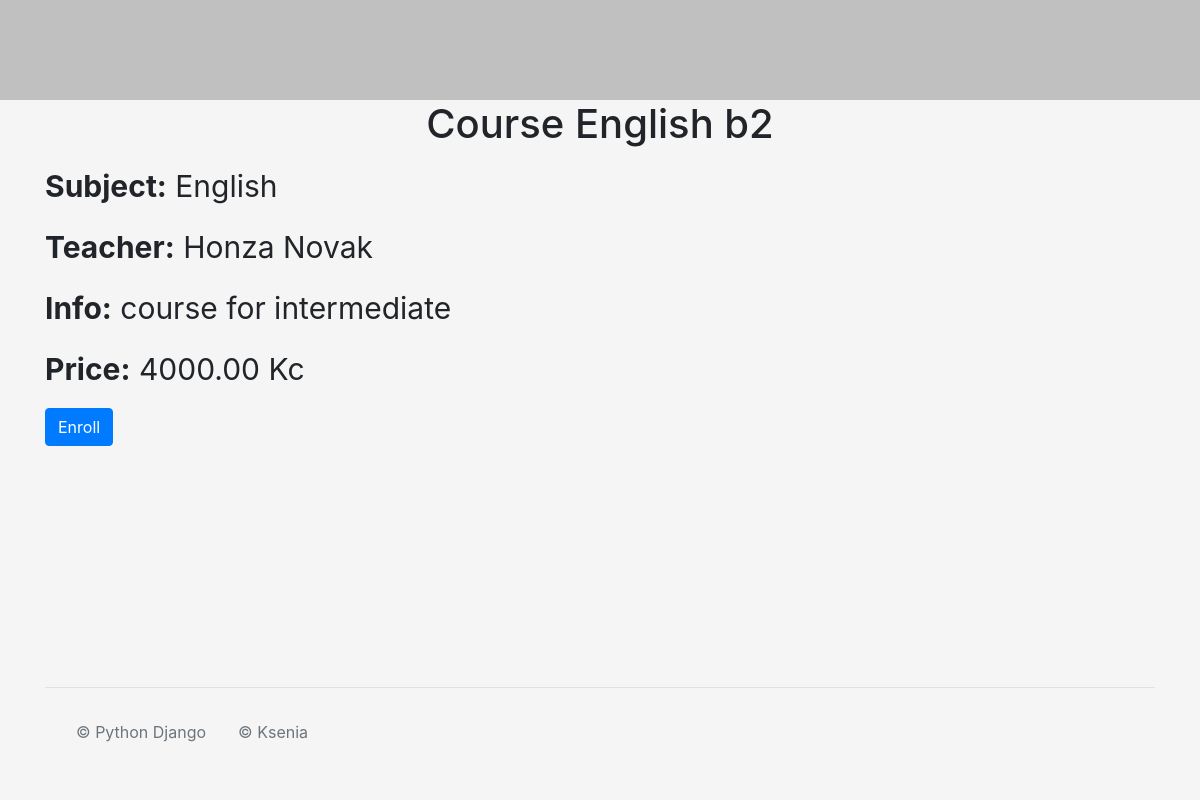
The page /course/1 on the database its author committed.
### CoursesApp/models.py (models this page shows)
class Course(models.Model):
    Name = models.CharField(max_length=100, unique=True)
    Subject = models.ForeignKey(Subject, on_delete=models.PROTECT)
    Teacher = models.ForeignKey(Teacher, on_delete=models.PROTECT)
    Info = models.CharField(max_length=200)
    Price = models.DecimalField(max_digits=10, decimal_places=2, blank=True, null=True)

class Subject(models.Model):
    Name = models.CharField(max_length=60, unique=True)

class Teacher(models.Model):
    Username = models.CharField(max_length=30, unique=True)
    Password = models.CharField(max_length=64)
    Name = models.CharField(max_length=60)
    Surname = models.CharField(max_length=60)
    Photo = models.ImageField(upload_to="images/", blank=True, null=True)
    Bio = models.CharField(max_length=200)

### CoursesApp/views.py (the view, shortened to what this page needs)
# urls.py: path("course/<int:course_id>", views.SingleCourse, name="course"),
def SingleCourse(request, course_id):
    course = Course.objects.get(id=course_id)
    return render(request, 'course.html', {"course": course})

### CoursesApp/templates/course.html (shortened to what this page needs)
{% load static %}
<!DOCTYPE html>
<html>
  <head>
    <link href="https://cdn.jsdelivr.net/npm/bootstrap@5.2.3/dist/css/bootstrap.min.css" rel="stylesheet" />
    <link rel="stylesheet" href="https://cdn.jsdelivr.net/npm/bootstrap@4.0.0/dist/css/bootstrap.min.css" />
    <link rel="stylesheet" type="text/css" href="{% static 'css/style.css' %}" />
    <link rel="stylesheet" href="https://cdnjs.cloudflare.com/ajax/libs/font-awesome/6.4.0/css/all.min.css" />
  </head>
  <body style="min-width: 450px; " class="d-flex flex-column min-vh-100">
    <nav class="navbar bg-body-tertiary d-flex justify-content-center" style="background-color: rgb(192, 192, 192); height: 100px;">
      <div style="position: relative; top: -2px; z-index: 1;">
      </div>
    </nav>
    <h1 style="align-self: center;">Course {{ course.Name }}</h1>
    <div class="container mt-2">
        <p style="font-size: 30px;"><strong>Subject:</strong> {{ course.Subject.Name }}</p>
        <p style="font-size: 30px;"><strong>Teacher:</strong> {{ course.Teacher.Name }} {{ course.Teacher.Surname }}</p>
        <p style="font-size: 30px;"><strong>Info:</strong> {{ course.Info }}</p>
        <p style="font-size: 30px;"><strong>Price:</strong> {{ course.Price }} Kc</p>
        <form method="post" action="{% url 'course' course_id=course.id %}">
            <button type="submit" class="btn btn-primary">Enroll</button>
          </form>
    </div>
    <div class="container mt-auto" style=" bottom: 0; ">
      <footer class="d-flex flex-wrap justify-content-center justify-content-md-between align-items-center py-3 my-4 border-top">
        <div class="col-md-4 d-flex align-items-center">
          <span class="m-3 text-muted">© Python Django</span>
          <span class="m-3 text-muted">© Ksenia</span>
        </div>
      </footer>
    </div>
  </body>
</html>

### static/css/style.css (style rules this page uses)
html, body { height: 100%; }
body { margin: 0px; padding: 0px; background-color: #f5f5f5; }

### rows shown on the page
Course: Name "English b2", Subject.Name "English", Teacher.Name "Honza", Teacher.Surname "Novak", Info "course for intermediate", Price "4000.00"
